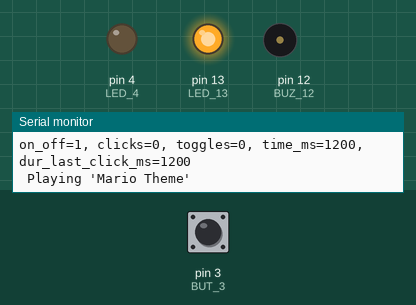
This program was run on a simulated Arduino Uno, built with avr-gcc and run on an emulated ATmega328P. On the bench: output pins drawn as LEDs (lit = HIGH), buzzer (waves = sounding), the last lines printed to the serial monitor. The test bench sets the inputs (shaded band); at power-on: pin 3 (BUT_3) HIGH.

Above: at 1.97 s.
2.3 s: pin 3 (BUT_3) pulled LOW for 0.15 s
At 3.7 s:
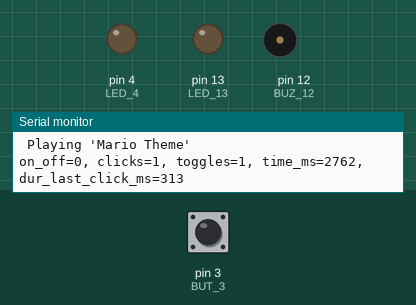
4.1 s: pin 3 (BUT_3) pulled LOW for 1 s
At 7.2 s:
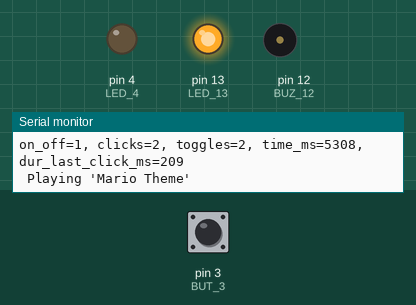
7.6 s: pin 3 (BUT_3) pulled LOW for 3.2 s
At 10.93 s:
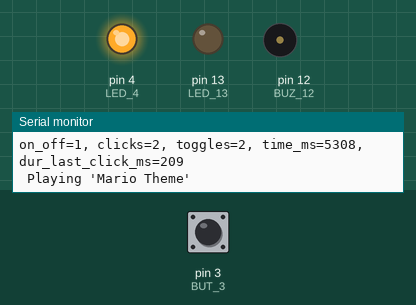
Timing chart, 0 to 12.5 s (numbered marks = the images above; inputs shaded):
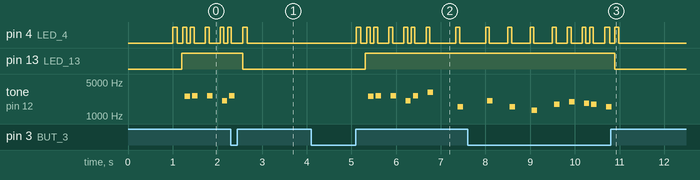

Measured:
- after the input at 2.3 s, pin 4 (LED_4): goes on until 2.7 s, then stays LOW; pin 13 (LED_13): HIGH → LOW after 0.26 s; tone on pin 12 (BUZ_12): goes on until 2.4 s, then stays silent
- after the input at 4.1 s, pin 13 (LED_13): LOW → HIGH after 1.2 s; tone on pin 12 (BUZ_12): plays 2577 Hz for 0.12 s, 2597 Hz for 0.12 s, 2597 Hz for 0.12 s, 2070 Hz for 0.12 s, 2597 Hz for 0.12 s, 3076 Hz for 0.12 s … (7 notes in this stretch), starting after 1.3 s
- after the input at 7.6 s, pin 13 (LED_13): HIGH → LOW after 3.3 s; tone on pin 12 (BUZ_12): goes on until 10.8 s, then stays silent
- by itself, tone on pin 12 (BUZ_12): plays 2577 Hz for 0.12 s, 2597 Hz for 0.12 s, 2597 Hz for 0.12 s, 2070 Hz for 0.12 s, 2597 Hz for 0.03 s

The program:

main.cpp
```cpp
#include "Arduino.h"
#include "song.h"

#define LED_13 13  // built-in LED at pin 13
#define LED_4 4
#define BUT_3 3
#define BUZ_12 12
#define TOGGLE_DELAY_MS 300

bool on_off_prev = false;
volatile bool on_off = false;
volatile unsigned long clicks = 0;
volatile unsigned long toggles = 0;
volatile unsigned long last_clicked_ms = 0;

// toggle is an Interrupt Service Routine (ISR) that changes the on_off state of the program.
// If you extend this, please adhere to the rules: http://gammon.com.au/interrupts.
// Also read here on how to avoid data races: https://www.stderr.nl/Blog/Hardware/Electronics/Arduino/Sleeping.html
//
// Learnings
// ---------
//
// * Interrupts are disabled inside ISRs.
// * Single byte-values are safe, multi-byte values are not and need to be protected.
// * `noInterrupts()` and `interrupts()` allow for easy protection outside of ISRs.
// * You can read `millis()` inside ISRs but the value will not change.
//
void buttonPressedISR() {
    clicks++;
    unsigned long now = millis();
    if (last_clicked_ms + TOGGLE_DELAY_MS < now) {
        on_off = !on_off;
        toggles++;
        last_clicked_ms = now;
    }
}

// printStatus safely reads global state and prints it to the serial console.
void printStatus() {

    noInterrupts();
    bool state = on_off;
    unsigned long time_ms = millis();
    unsigned long dur_last_click_ms = time_ms - last_clicked_ms;
    interrupts();

    Serial.print("on_off="); Serial.print(state);
    Serial.print(", clicks="); Serial.print(clicks);
    Serial.print(", toggles="); Serial.print(toggles);
    Serial.print(", time_ms="); Serial.print(time_ms);
    Serial.print(", dur_last_click_ms="); Serial.println(dur_last_click_ms);
}

bool isOn() {
    // noInterrupts();
    bool state = on_off;
    // interrupts();
    return state;
}

void setup()
{
    pinMode(BUT_3, INPUT_PULLUP);  // hardware button to switch of music
    attachInterrupt(digitalPinToInterrupt(BUT_3), buttonPressedISR, RISING);

    pinMode(LED_13, OUTPUT); // on-board debug LED
    pinMode(BUZ_12, OUTPUT);  // the actual "singer"
    pinMode(LED_4, OUTPUT);  // the "singing" LED

    Serial.begin(9600);
    Serial.println("setup done");
    delay(1000);
    Song.begin(BUZ_12, LED_4);
    Serial.println("starting playlist");
    on_off = true;
}

void pause(int delay_ms) {
    digitalWrite(LED_13, LOW);  // turn off LED_13 to indicate sleep
    delay(delay_ms);
    digitalWrite(LED_13, HIGH);  // turn on LED_13 to show activity
}

void klick_sound(int buz, int led) {
    digitalWrite(led, HIGH);
    digitalWrite(buz, HIGH);
    pause(100);
    digitalWrite(led, LOW);
    digitalWrite(buz, LOW);
    pause(100);
}

void loop() {
    bool on = isOn();
    if (on != on_off_prev) {
        on_off_prev = on;
        klick_sound(BUZ_12, LED_4);
        printStatus();
        if (on) Song.load(0);
        else    Song.stop();
    }
    if (on) {
        digitalWrite(LED_13, HIGH);
    } else {
        digitalWrite(LED_13, LOW);
    }

    // try to play and directly return to allow for fluent playback.
    if (on) Song.next();
    else delay(10);
    // otherwise add some delay to allow for interrupts to be triggered.
}
```

buzz.cpp
```cpp
#include "Arduino.h"
#include "buzz.h"

// playNote plays a note of a specific frequency
void playNote(int buz, int led, int freq, int tempo) {
    // The tempo is the length of a note as a fraction of one second, e.g.,
    // a value of 12 means 1/12 of a second, 3 means 1/3 of a second, etc.
    // A 1/3 note will play the sound for 0.33s and then add a pause of equal length.
    // Higher tempo values lead to lower delay.
    int dur_ms = SECOND_MS / tempo;
    buzz(buz, led, freq, dur_ms);
    delay(dur_ms);
}

// buzz swings the buzzers membrane to produce a sound of a specific frequency and length.
void buzz(int buz, int led, long freq, long dur_ms) {
    if (freq == 0) {
        // 0 Hz means silence
        delay(dur_ms);
        return;
    }

    digitalWrite(led, HIGH);

    long pulse_width = 1000000 / freq / 2;  // half-pulse width used for high and low flank
    long pulses = freq * dur_ms / 1000;     // how often to pulse within the total duration

    for (long i = 0; i < pulses; i++) {
        digitalWrite(buz, HIGH);            // push out the speaker diaphragm
        delayMicroseconds(pulse_width);     // wait half a pulse
        digitalWrite(buz, LOW);             // pull back the diaphragm
        delayMicroseconds(pulse_width);     // wait half a pulse
    }

    digitalWrite(led, LOW);
}
```

buzz.h
```cpp
#define MICROSECOND_US 1L
#define MILLISECOND_US 1000L
#define SECOND_US      1000000L

#define SECOND_MS 1000
#define MILLISECOND_MS 1

void buzz(int buz, int led, long freq, long delay_ms);
void playNote(int buz, int led, int freq, int tempo);
```

pitches.h
```cpp
// buzzer pitches

#define NOTE_B0  31
#define NOTE_C1  33
#define NOTE_CS1 35
#define NOTE_D1  37
#define NOTE_DS1 39
#define NOTE_E1  41
#define NOTE_F1  44
#define NOTE_FS1 46
#define NOTE_G1  49
#define NOTE_GS1 52
#define NOTE_A1  55
#define NOTE_AS1 58
#define NOTE_B1  62
#define NOTE_C2  65
#define NOTE_CS2 69
#define NOTE_D2  73
#define NOTE_DS2 78
#define NOTE_E2  82
#define NOTE_F2  87
#define NOTE_FS2 93
#define NOTE_G2  98
#define NOTE_GS2 104
#define NOTE_A2  110
#define NOTE_AS2 117
#define NOTE_B2  123
#define NOTE_C3  131
#define NOTE_CS3 139
#define NOTE_D3  147
#define NOTE_DS3 156
#define NOTE_E3  165
#define NOTE_F3  175
#define NOTE_FS3 185
#define NOTE_G3  196
#define NOTE_GS3 208
#define NOTE_A3  220
#define NOTE_AS3 233
#define NOTE_B3  247
#define NOTE_C4  262
#define NOTE_CS4 277
#define NOTE_D4  294
#define NOTE_DS4 311
#define NOTE_E4  330
#define NOTE_F4  349
#define NOTE_FS4 370
#define NOTE_G4  392
#define NOTE_GS4 415
#define NOTE_A4  440
#define NOTE_AS4 466
#define NOTE_B4  494
#define NOTE_C5  523
#define NOTE_CS5 554
#define NOTE_D5  587
#define NOTE_DS5 622
#define NOTE_E5  659
#define NOTE_F5  698
#define NOTE_FS5 740
#define NOTE_G5  784
#define NOTE_GS5 831
#define NOTE_A5  880
#define NOTE_AS5 932
#define NOTE_B5  988
#define NOTE_C6  1047
#define NOTE_CS6 1109
#define NOTE_D6  1175
#define NOTE_DS6 1245
#define NOTE_E6  1319
#define NOTE_F6  1397
#define NOTE_FS6 1480
#define NOTE_G6  1568
#define NOTE_GS6 1661
#define NOTE_A6  1760
#define NOTE_AS6 1865
#define NOTE_B6  1976
#define NOTE_C7  2093
#define NOTE_CS7 2217
#define NOTE_D7  2349
#define NOTE_DS7 2489
#define NOTE_E7  2637
#define NOTE_F7  2794
#define NOTE_FS7 2960
#define NOTE_G7  3136
#define NOTE_GS7 3322
#define NOTE_A7  3520
#define NOTE_AS7 3729
#define NOTE_B7  3951
#define NOTE_C8  4186
#define NOTE_CS8 4435
#define NOTE_D8  4699
#define NOTE_DS8 4978
```

song.cpp
```cpp
/*
  Arduino Mario Bros Tunes
  ========================
  Played with piezo buzzer using Pulse Width Modulation (PWM)
  and an LED to blink with the songs.

  Setup
  -----
  Connect the positive side of the Buzzer to the "buz" pin.
  Connect the negative side of the Buzzer to a 1k Ohm resistor.
  Connect the other side of the 1k Ohm resistor to the ground (GND).
  Also setup an "led" that is turned on when a note is sung.

  Credits
  -------
  Original Author: Dipto Pratyaksa (inital Arduino sketch)
  Editors:         Uwe Jugel, @ubunatic (modularized for PlatformIO)

*/

#include "pitches.h"
#include "Arduino.h"
#include "buzz.h"
#include "song.h"

// Mario main theme melody
int mario_melody[] = {
    NOTE_E7, NOTE_E7, 0, NOTE_E7,
    0, NOTE_C7, NOTE_E7, 0,
    NOTE_G7, 0, 0,  0,
    NOTE_G6, 0, 0, 0,

    NOTE_C7, 0, 0, NOTE_G6,
    0, 0, NOTE_E6, 0,
    0, NOTE_A6, 0, NOTE_B6,
    0, NOTE_AS6, NOTE_A6, 0,

    NOTE_G6, NOTE_E7, NOTE_G7,
    NOTE_A7, 0, NOTE_F7, NOTE_G7,
    0, NOTE_E7, 0, NOTE_C7,
    NOTE_D7, NOTE_B6, 0, 0,

    NOTE_C7, 0, 0, NOTE_G6,
    0, 0, NOTE_E6, 0,
    0, NOTE_A6, 0, NOTE_B6,
    0, NOTE_AS6, NOTE_A6, 0,

    NOTE_G6, NOTE_E7, NOTE_G7,
    NOTE_A7, 0, NOTE_F7, NOTE_G7,
    0, NOTE_E7, 0, NOTE_C7,
    NOTE_D7, NOTE_B6, 0, 0
};

//Mario main them tempo
int mario_tempo[] = {
    12, 12, 12, 12,
    12, 12, 12, 12,
    12, 12, 12, 12,
    12, 12, 12, 12,

    12, 12, 12, 12,
    12, 12, 12, 12,
    12, 12, 12, 12,
    12, 12, 12, 12,

    9, 9, 9,
    12, 12, 12, 12,
    12, 12, 12, 12,
    12, 12, 12, 12,

    12, 12, 12, 12,
    12, 12, 12, 12,
    12, 12, 12, 12,
    12, 12, 12, 12,

    9, 9, 9,
    12, 12, 12, 12,
    12, 12, 12, 12,
    12, 12, 12, 12,
};

// Mario underworld melody
int underworld_melody[] = {
    NOTE_C4, NOTE_C5, NOTE_A3, NOTE_A4,
    NOTE_AS3, NOTE_AS4, 0,
    0,
    NOTE_C4, NOTE_C5, NOTE_A3, NOTE_A4,
    NOTE_AS3, NOTE_AS4, 0,
    0,
    NOTE_F3, NOTE_F4, NOTE_D3, NOTE_D4,
    NOTE_DS3, NOTE_DS4, 0,
    0,
    NOTE_F3, NOTE_F4, NOTE_D3, NOTE_D4,
    NOTE_DS3, NOTE_DS4, 0,
    0, NOTE_DS4, NOTE_CS4, NOTE_D4,
    NOTE_CS4, NOTE_DS4,
    NOTE_DS4, NOTE_GS3,
    NOTE_G3, NOTE_CS4,
    NOTE_C4, NOTE_FS4, NOTE_F4, NOTE_E3, NOTE_AS4, NOTE_A4,
    NOTE_GS4, NOTE_DS4, NOTE_B3,
    NOTE_AS3, NOTE_A3, NOTE_GS3,
    0, 0, 0
};

// Mario underworld tempo
int underworld_tempo[] = {
    12, 12, 12, 12,
    12, 12, 6,
    3,
    12, 12, 12, 12,
    12, 12, 6,
    3,
    12, 12, 12, 12,
    12, 12, 6,
    3,
    12, 12, 12, 12,
    12, 12, 6,
    6, 18, 18, 18,
    6, 6,
    6, 6,
    6, 6,
    18, 18, 18, 18, 18, 18,
    10, 10, 10,
    10, 10, 10,
    3, 3, 3
};

#define SONG_NONE 0
#define SONG_MARIO 1
#define SONG_UNDERWORLD 2

int playlist[] = {SONG_MARIO, SONG_MARIO, SONG_UNDERWORLD};
int playlist_length = sizeof(playlist) / sizeof(int);

int getFreq(int song, int pos) {
    switch (song) {
    case SONG_NONE:       return -1;
    case SONG_UNDERWORLD: return underworld_melody[pos];
    case SONG_MARIO:      return mario_melody[pos];
    default: return -1;
    }
}

int getTempo(int song, int pos) {
    switch (song) {
    case SONG_NONE:       return -1;
    case SONG_UNDERWORLD: return underworld_tempo[pos];
    case SONG_MARIO:      return mario_tempo[pos];
    default: return -1;
    }
}

/* Implement private SongControl methods */

void SongControl::unloadSong() {
    current_song = SONG_NONE;
    current_song_index = -1;
    current_note = 0;
    song_length = 0;
}

void SongControl::loadSong(int index) {
    // playlist finished, no more notes to play.
    if (index >= playlist_length) {
        Serial.println("playlist finished");
        unloadSong();
        return;
    }

    if (index < 0) {
        Serial.println("ERROR: song index out of range, unloading current song");
        unloadSong();
        return;
    }

    // load next song and schedule the one after.
    current_song = playlist[index];
    current_song_index = index;
    current_note = 0;

    // load song paramaters.
    switch (current_song) {
    case SONG_NONE: return;
    case SONG_MARIO:
        song_length = sizeof(mario_melody) / sizeof(int);
        Serial.println(" Playing 'Mario Theme'");
        break;
    case SONG_UNDERWORLD:
        song_length = sizeof(underworld_melody) / sizeof(int);
        Serial.println(" Playing 'Underworld Theme'");
        break;
    default:
        break;
    }
}

bool SongControl::playNextNote() {
    if (current_note == -1) return false;
    if (current_song == SONG_NONE) return false;

    // a song was or is now loaded and we can play the next note.
    int f = getFreq(current_song, current_note);
    int t = getTempo(current_song, current_note);
    playNote(buz, led, f, t);
    current_note++;

    // check if song finished and play next song.
    if (current_note >= song_length) loadSong(current_song_index + 1);

    return true;
}

/* Implement public SongControl methods */

// begin sets the buzzer and led pins to be used for the song.
void SongControl::begin(int buz, int led) {
    this->buz = buz;
    this->led = led;
    unloadSong();
};

// load loads a song by its song index (starting from 0).
void SongControl::load(int song_index) { loadSong(song_index); }

// stop unloads the current song and thus stops playback.
void SongControl::stop()  { unloadSong(); }

// playNextNote plays the next note from the current song.
void SongControl::next() {
    playNextNote();
}

// Song is the conroller for playing Mario songs.
SongControl Song;
```

song.h
```cpp
class SongControl {
  private:
    int buz;
    int led;
    int current_song;
    int current_song_index;
    int current_note;
    int song_length;
    void loadSong(int song_index);
    void unloadSong();
    bool playNextNote();
  public:
    inline SongControl() {};
    void begin(int buz, int led);
    void load(int song_index);
    void stop();
    void next();
};

extern SongControl Song;
```
